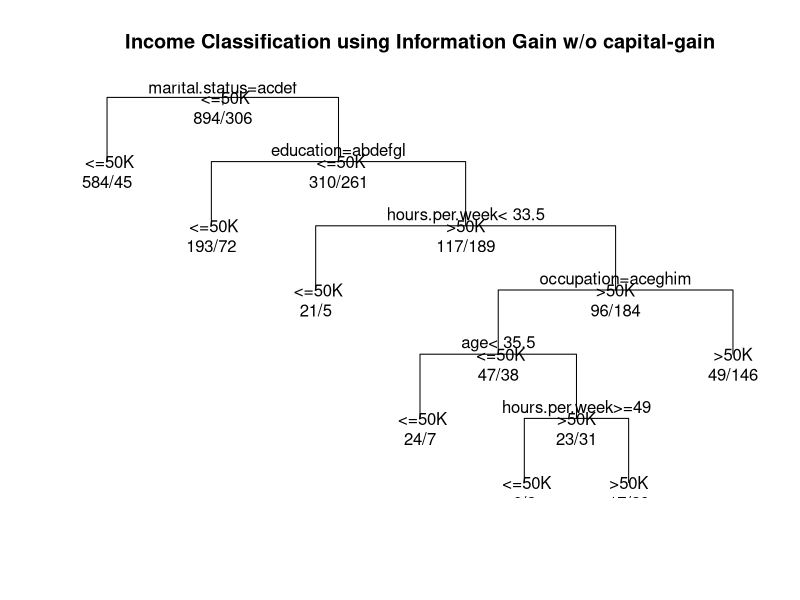

The R source for this figure: (Note: this script raises an error after producing the figure.)
library(rpart)
library(caret)
set.seed((40))
#read the file and remove the ? rows
cen.data = read.csv("census-adult.csv",na.strings = " ?")
cen.data = na.omit(cen.data)

#take a sample and split the data into training and test 60:40
indices = sample(1:nrow(cen.data), 2000)
train = indices[801:2000]
test = indices[1:800]
train_set = cen.data[train,]
test_set = cen.data[test,]


train_hold = subset(train_set, select = -c(capital.gain))
test_hold = subset(test_set, select = -c(capital.gain))


tree.income = rpart(formula = income~. , data = train_hold, method = "class", parms = list(split = "information"))
plot(tree.income, uniform=TRUE, 
     main="Income Classification using Information Gain w/o capital-gain")
text(tree.income, use.n=TRUE, all=TRUE)
post(tree.income, file = "gainHold.ps", title = "Income Classification using Information Gain w/o capital-gain")

x = predict(tree.income, test_hold, type = "vector")
tab = table(as.vector(x), test_hold[,14])
rownames(tab) = colnames(tab) 

conf = confusionMatrix(tab)
print(conf$table)
print(conf$overall)
print(conf$byClass)

